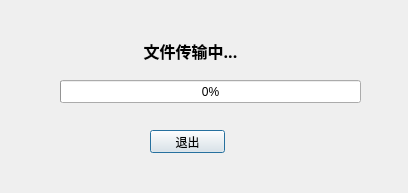
<?xml version="1.0" encoding="UTF-8"?>
<ui version="4.0">
 <class>FileSender</class>
 <widget class="QDialog" name="FileSender">
  <property name="geometry">
   <rect>
    <x>0</x>
    <y>0</y>
    <width>408</width>
    <height>193</height>
   </rect>
  </property>
  <property name="windowTitle">
   <string>文件传输</string>
  </property>
  <widget class="QPushButton" name="btnQuit">
   <property name="geometry">
    <rect>
     <x>150</x>
     <y>130</y>
     <width>75</width>
     <height>23</height>
    </rect>
   </property>
   <property name="text">
    <string>退出</string>
   </property>
  </widget>
  <widget class="QLabel" name="serverStatusLabel">
   <property name="geometry">
    <rect>
     <x>50</x>
     <y>20</y>
     <width>281</width>
     <height>61</height>
    </rect>
   </property>
   <property name="font">
    <font>
     <family>Agency FB</family>
     <pointsize>12</pointsize>
     <weight>75</weight>
     <bold>true</bold>
    </font>
   </property>
   <property name="text">
    <string>文件传输中...</string>
   </property>
   <property name="alignment">
    <set>Qt::AlignCenter</set>
   </property>
  </widget>
  <widget class="QProgressBar" name="progressBar">
   <property name="geometry">
    <rect>
     <x>60</x>
     <y>80</y>
     <width>301</width>
     <height>23</height>
    </rect>
   </property>
   <property name="value">
    <number>0</number>
   </property>
  </widget>
 </widget>
 <resources/>
 <connections/>
</ui>
